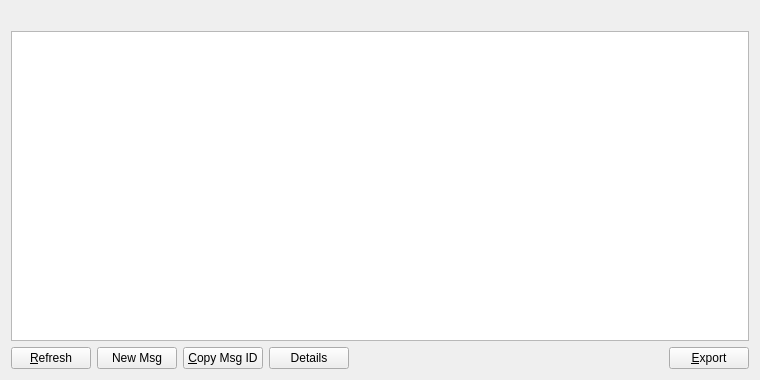
<?xml version="1.0" encoding="UTF-8"?>
<ui version="4.0">
 <class>MessageListPage</class>
 <widget class="QWidget" name="MessageListPage">
  <property name="geometry">
   <rect>
    <x>0</x>
    <y>0</y>
    <width>760</width>
    <height>380</height>
   </rect>
  </property>
  <property name="windowTitle">
   <string>Message List</string>
  </property>
  <layout class="QVBoxLayout" name="verticalLayout">
   <item>
    <widget class="QLabel" name="labelExplanation">
     <property name="textFormat">
      <enum>Qt::PlainText</enum>
     </property>
     <property name="wordWrap">
      <bool>true</bool>
     </property>
    </widget>
   </item>
   <item>
    <widget class="QTableView" name="tableView">
     <property name="contextMenuPolicy">
      <enum>Qt::CustomContextMenu</enum>
     </property>
    </widget>
   </item>
   <item>
    <layout class="QHBoxLayout" name="horizontalLayout">
     <item>
      <widget class="QPushButton" name="refreshButton">
       <property name="toolTip">
        <string>Refresh message list</string>
       </property>
       <property name="text">
        <string>&amp;Refresh</string>
       </property>
      </widget>
     </item>
     <item>
      <widget class="QPushButton" name="newMessage">
       <property name="maximumSize">
        <size>
         <width>16777215</width>
         <height>48</height>
        </size>
       </property>
       <property name="toolTip">
        <string>Send a new message</string>
       </property>
       <property name="text">
        <string>New Msg</string>
       </property>
      </widget>
     </item>
     <item>
      <widget class="QPushButton" name="copyMessage">
       <property name="toolTip">
        <string>Copy the currently selected message to the system clipboard</string>
       </property>
       <property name="text">
        <string>&amp;Copy Msg ID</string>
       </property>
      </widget>
     </item>
     <item>
      <widget class="QPushButton" name="detailButton">
       <property name="toolTip">
        <string>Get message details</string>
       </property>
       <property name="text">
        <string>Details</string>
       </property>
      </widget>
     </item>
     <item>
      <spacer name="horizontalSpacer">
       <property name="orientation">
        <enum>Qt::Horizontal</enum>
       </property>
       <property name="sizeHint" stdset="0">
        <size>
         <width>40</width>
         <height>20</height>
        </size>
       </property>
      </spacer>
     </item>
     <item>
      <widget class="QPushButton" name="exportButton">
       <property name="toolTip">
        <string>Export the data in the current tab to a file</string>
       </property>
       <property name="text">
        <string>&amp;Export</string>
       </property>
      </widget>
     </item>
    </layout>
   </item>
  </layout>
 </widget>
 <resources>
  <include location="../syscoin.qrc"/>
 </resources>
 <connections/>
</ui>
